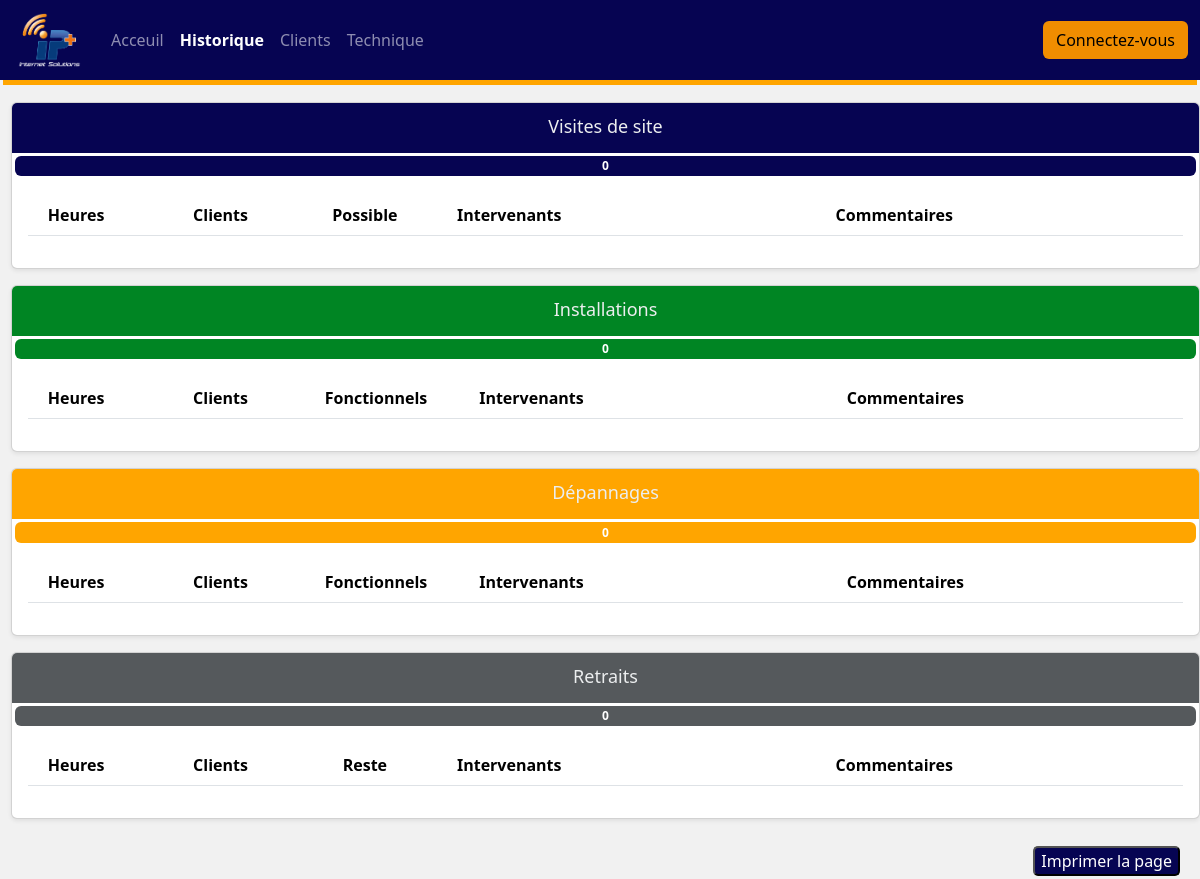
Page /historique/ on the earlier database version.
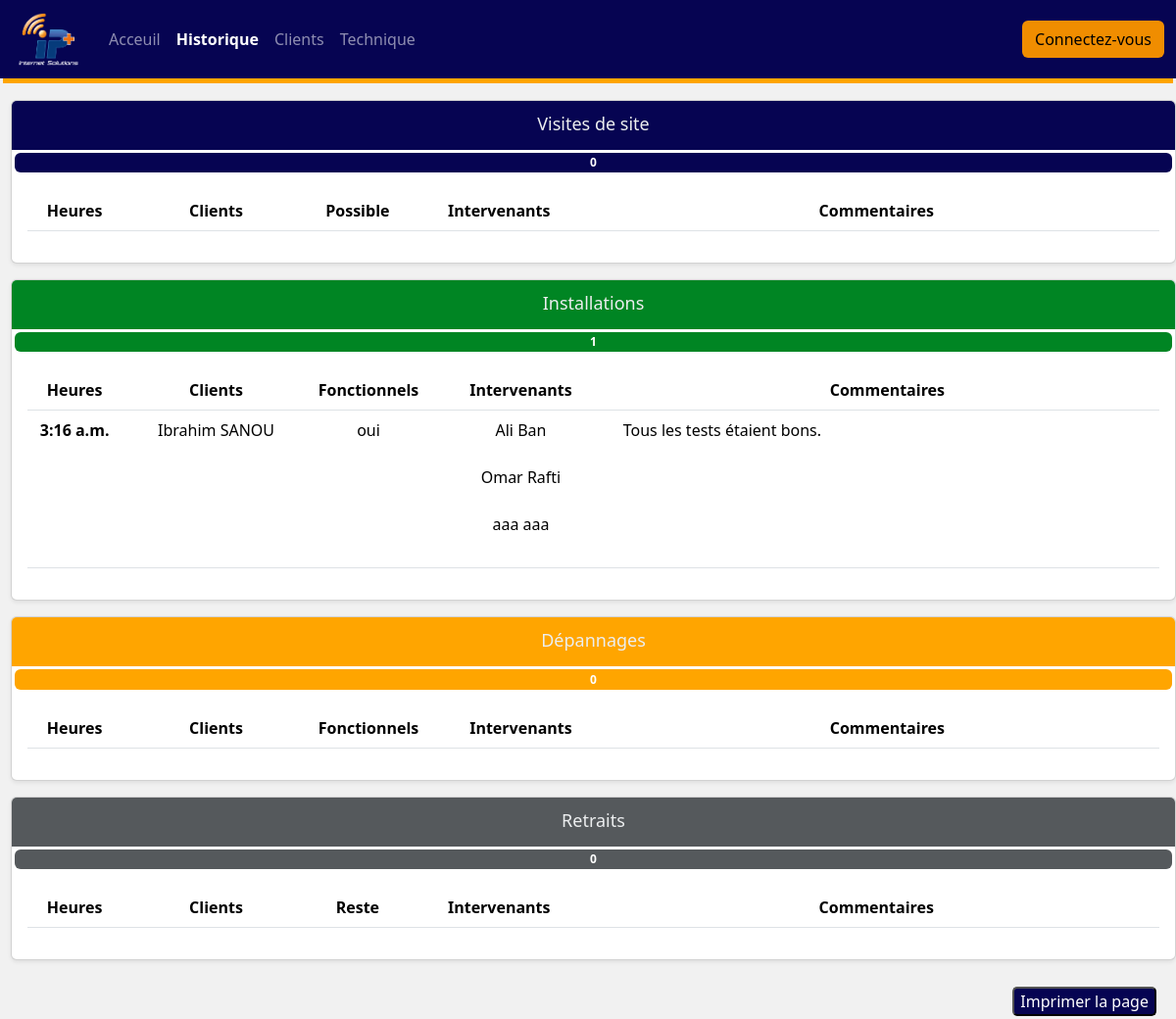
Same page on the later database version.
### home/models.py (models this page shows, shortened)
class Installation(models.Model):
    date = models.DateField(auto_now_add=True)
    heure = models.TimeField(auto_now_add=True)
    comment = models.TextField(max_length=250)
    etat = models.CharField(max_length=4,choices=choix, default="oui")
    employe = models.ManyToManyField(Employe, blank=True)
    client = models.OneToOneField(Client,on_delete=models.CASCADE)
    caractéristique = models.ImageField(null=True)
    mat = models.ImageField(null=True)

class Client(models.Model):
    first_name = models.CharField(max_length=30)
    last_name = models.CharField(max_length=40)
    phone_number = models.IntegerField()

class Employe(models.Model):
    choix = [
        ('DG', 'Directeur Générale'),
        ('DAF', 'Directeur Affaire Financière'),
        ('DT', 'Directeur Technique'),
        ('Ingénieur', 'Ingénieur'),
        ('Technicien', 'Technicien'),
        ('Commercial', 'Commercial'),
    ]
    first_name = models.CharField(max_length=30)
    last_name = models.CharField(max_length=40)
    job = models.CharField(max_length=20,choices=choix,default='Technicien')
    phone_number = models.IntegerField()
    leave = models.BooleanField(default=False)

### home/views.py (the view)
# urls.py: path('historique/', views.historique, name='historique'),
def historique(request):
    visite = Visite.objects.filter(date=datetime.now())
    installation = Installation.objects.filter(date=datetime.now())
    depannage = Depannage.objects.filter(date=datetime.now())
    retrait = Retrait.objects.filter(date=datetime.now())
    context = {
        'visites' : visite,
        'nbr_visite' : len(visite),
        'installations' : installation,
        'nbr_installation' : len(installation),
        'depannages' : depannage,
        'nbr_depannage' : len(depannage),
        'retraits' : retrait,
        'nbr_retrait' : len(retrait),
    }
    return render(request, 'home/historique.html', context)

### home/templates/home/historique.html (shortened to what the changed rows need)
{% extends './base.html' %}
{% load static %}
    {% block content %}
        <br>
        <div class="voir">
          <br><br>
          <div>
            <div class="row g-3" style="margin-left: 3px ;">
              <div id="v">
                <div class="card shadow-sm">
                  <div class="card-body">
                    <table class="table table-hover ">
                      <thead>
                        <tr>
                          <th scope="col" class="col-1 centre">Heures</th>
                          <th scope="col" class="col-2 centre">Clients</th>
                          <th scope="col" class="col-1 centre">Possible</th>
                          <th scope="col" class="col-2 centre">Intervenants</th>
                          <th scope="col" class="centre">Commentaires</th>
                        </tr>
                      </thead>
                    </table>
                  </div>
                </div>
              </div>
              <div id="i">
                <div class="card shadow-sm">
                  <svg class="bd-placeholder-img card-img-top" width="100%" height="50" xmlns="http://www.w3.org/2000/svg" role="img" aria-label="Placeholder: Thumbnail" preserveAspectRatio="xMidYMid slice" focusable="false"><title>Placeholder</title><rect width="100%" height="100%" fill="#008523"/><text x="50%" y="50%" fill="#eceeef" dy=".3em">Installations<span class="badge vert">{{nbr_installation}} </span></text></svg>
                  <div class="card-body">
                    <table class="table table-hover ">
                      <thead>
                        <tr>
                          <th scope="col" class="col-1 centre">Heures</th>
                          <th scope="col" class="col-2 centre">Clients</th>
                          <th scope="col" class="col-1 centre">Fonctionnels</th>
                          <th scope="col" class="col-2 centre">Intervenants</th>
                          <th scope="col" class="centre">Commentaires</th>
                        </tr>
                      </thead>
                      <tbody>
                      {% for installation in installations %}
                        <tr>
                          <th class="centre">{{ installation.heure }}</th>
                          <td class="centre">{{ installation.client.first_name }} {{ installation.client.last_name }}</td>
                          <td class="centre">{{ installation.etat }}</td>
                          <td class="centre">
                            {% for employe in installation.employe.all %}
                              {{ employe.first_name }} {{ employe.last_name}}<br><br>
                            {%  endfor %}
                          </td>
                          <td>{{ installation.comment }}</td>
                        </tr>
                      {% endfor %}
                      </tbody>
                    </table>
                  </div>
                </div>
              </div>
              <div id="d">
                <div class="card shadow-sm" >
                  <div class="card-body">
                    <table class="table table-hover ">
                      <thead>
                        <tr>
                          <th scope="col" class="col-1 centre">Heures</th>
                          <th scope="col" class="col-2 centre">Clients</th>
                          <th scope="col" class="col-1 centre">Fonctionnels</th>
                          <th scope="col" class="col-2 centre">Intervenants</th>
                          <th scope="col" class="centre">Commentaires</th>
                        </tr>
                      </thead>
                    </table>
                  </div>
                </div>
              </div>
              <div id="r">
                <div class="card shadow-sm">
                  <div class="card-body">
                    <table class="table table-hover ">
                      <thead>
                        <tr>
                          <th scope="col" class="col-1 centre">Heures</th>
                          <th scope="col" class="col-2 centre">Clients</th>
                          <th scope="col" class="col-1 centre">Reste</th>
                          <th scope="col" class="col-2 centre">Intervenants</th>
                          <th scope="col" class="centre">Commentaires</th>
                        </tr>
                      </thead>
                    </table>
                  </div>
                </div>
              </div>
            </div>
          </div>
        </div>
        {% include './impression.html'%}
    {% endblock %}>

Differences in the rows shown:
added Installation: heure "3:16 a.m.", client.first_name "Ibrahim", client.last_name "SANOU", etat "oui", comment "Tous les tests étaient bons."
now on this page (row unchanged): Employe: first_name "Ali", last_name "Ban"
now on this page (row unchanged): Employe: first_name "Omar", last_name "Rafti"
now on this page (row unchanged): Employe: first_name "aaa", last_name "aaa"
Other differences:
{{ nbr_installation }}: "0" → "1"
